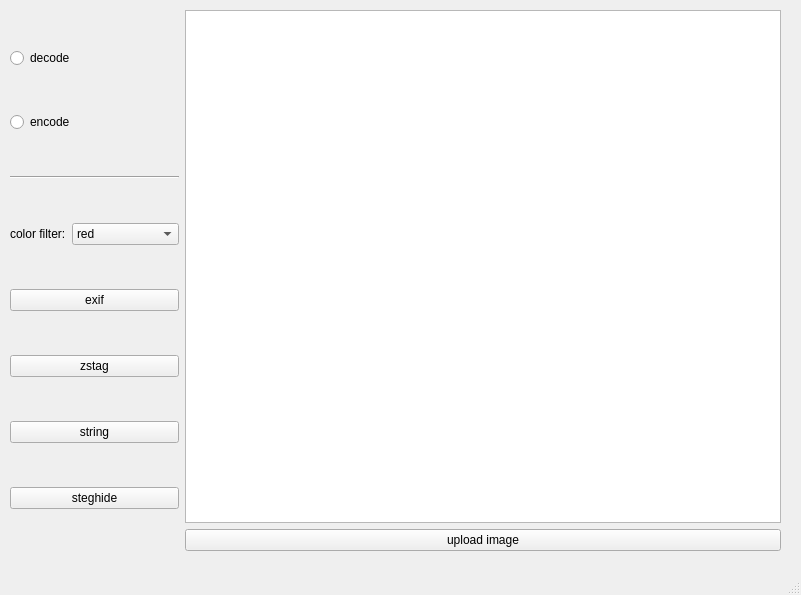
<?xml version="1.0" encoding="UTF-8"?>
<ui version="4.0">
 <class>MainWindow</class>
 <widget class="QMainWindow" name="MainWindow">
  <property name="geometry">
   <rect>
    <x>0</x>
    <y>0</y>
    <width>801</width>
    <height>595</height>
   </rect>
  </property>
  <property name="windowTitle">
   <string>MainWindow</string>
  </property>
  <widget class="QWidget" name="centralwidget">
   <widget class="QWidget" name="horizontalLayoutWidget">
    <property name="geometry">
     <rect>
      <x>10</x>
      <y>10</y>
      <width>771</width>
      <height>541</height>
     </rect>
    </property>
    <layout class="QHBoxLayout" name="horizontalLayout">
     <item>
      <layout class="QVBoxLayout" name="verticalLayout">
       <item>
        <widget class="QRadioButton" name="rbDecode">
         <property name="text">
          <string>decode</string>
         </property>
        </widget>
       </item>
       <item>
        <widget class="QRadioButton" name="rbEncode">
         <property name="text">
          <string>encode</string>
         </property>
        </widget>
       </item>
       <item>
        <widget class="Line" name="line">
         <property name="orientation">
          <enum>Qt::Horizontal</enum>
         </property>
        </widget>
       </item>
       <item>
        <layout class="QHBoxLayout" name="horizontalLayout_2">
         <item>
          <widget class="QLabel" name="label">
           <property name="text">
            <string>color filter:</string>
           </property>
          </widget>
         </item>
         <item>
          <widget class="QComboBox" name="cbColor">
           <item>
            <property name="text">
             <string>red</string>
            </property>
           </item>
           <item>
            <property name="text">
             <string>green</string>
            </property>
           </item>
           <item>
            <property name="text">
             <string>blue</string>
            </property>
           </item>
           <item>
            <property name="text">
             <string>superimposed</string>
            </property>
           </item>
          </widget>
         </item>
        </layout>
       </item>
       <item>
        <widget class="QPushButton" name="pbExif">
         <property name="text">
          <string>exif</string>
         </property>
        </widget>
       </item>
       <item>
        <widget class="QPushButton" name="pbZstag">
         <property name="text">
          <string>zstag</string>
         </property>
        </widget>
       </item>
       <item>
        <widget class="QPushButton" name="pbString">
         <property name="text">
          <string>string</string>
         </property>
        </widget>
       </item>
       <item>
        <widget class="QPushButton" name="pbSteghide">
         <property name="text">
          <string>steghide</string>
         </property>
        </widget>
       </item>
      </layout>
     </item>
     <item>
      <layout class="QVBoxLayout" name="verticalLayout_2">
       <item>
        <widget class="QGraphicsView" name="imgView"/>
       </item>
       <item>
        <widget class="QPushButton" name="pbUploadImage">
         <property name="text">
          <string>upload image</string>
         </property>
        </widget>
       </item>
      </layout>
     </item>
    </layout>
   </widget>
  </widget>
  <widget class="QMenuBar" name="menubar">
   <property name="geometry">
    <rect>
     <x>0</x>
     <y>0</y>
     <width>801</width>
     <height>22</height>
    </rect>
   </property>
  </widget>
  <widget class="QStatusBar" name="statusbar"/>
 </widget>
 <resources/>
 <connections/>
</ui>
